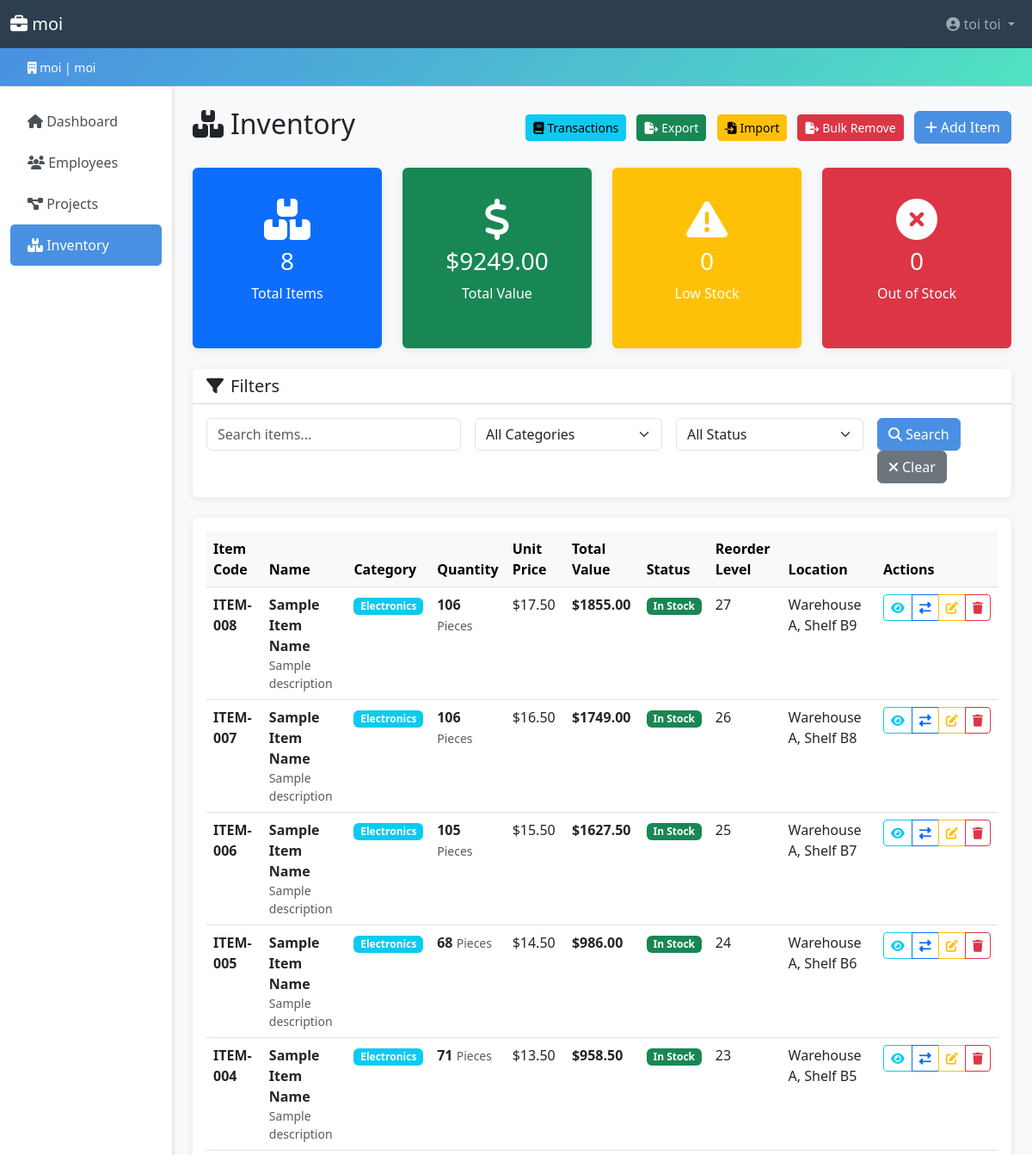
The page /inventory/ (signed in, upper part) on the database as committed earlier.
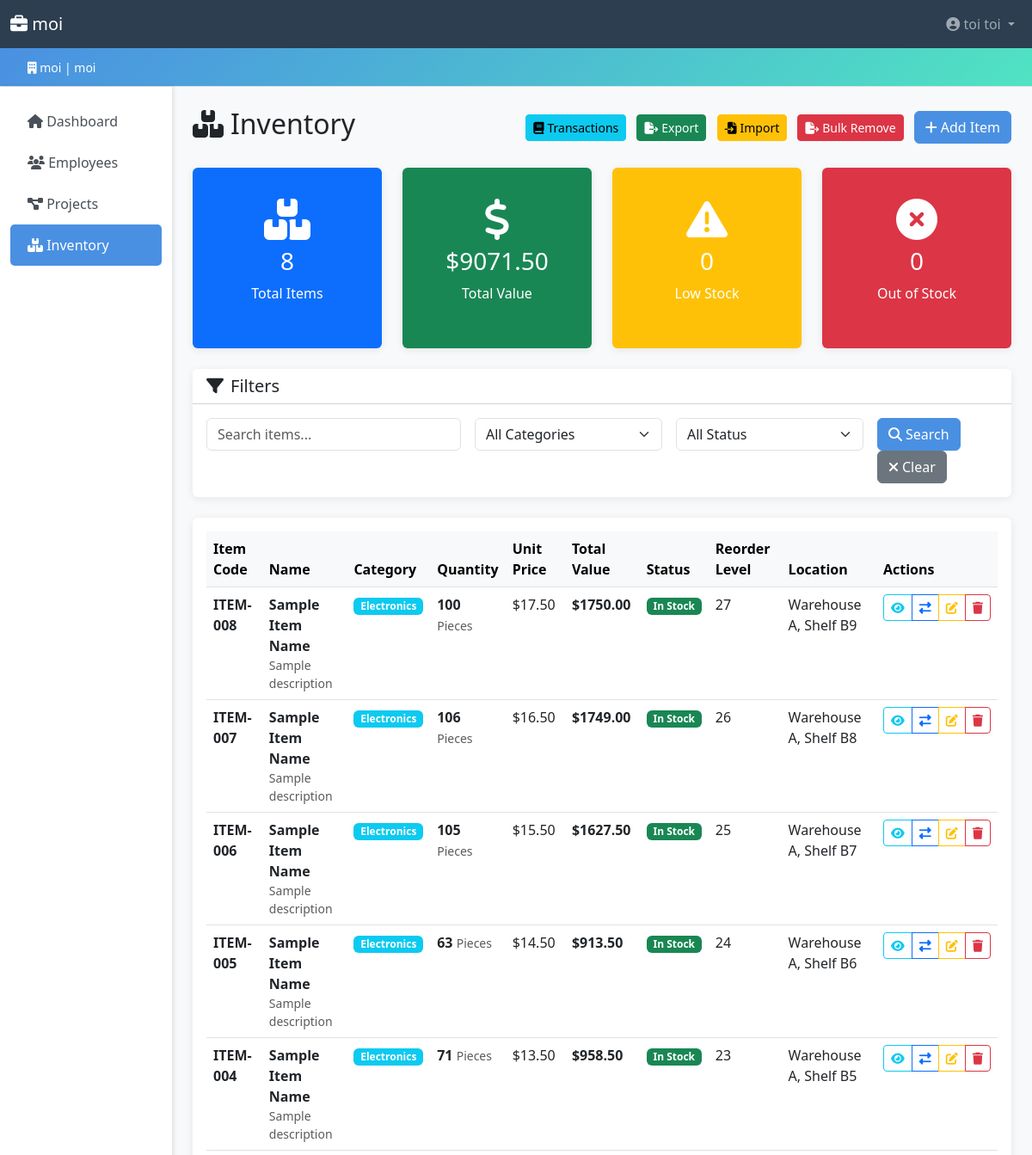
The same page on the database as committed later.
### inventory/models.py (models this page shows, shortened)
class Stock(models.Model):
    UNIT_CHOICES = [
        ('pcs', 'Pieces'),
        ('kg', 'Kilograms'),
        ('ltr', 'Liters'),
        ('box', 'Boxes'),
        ('set', 'Sets'),
    ]
    company = models.ForeignKey('accounts.Company', on_delete=models.CASCADE, related_name='stocks')
    item_code = models.CharField(max_length=50)
    name = models.CharField(max_length=200)
    category = models.ForeignKey(StockCategory, on_delete=models.SET_NULL, null=True, related_name='items')
    description = models.TextField(blank=True)
    quantity = models.IntegerField(validators=[MinValueValidator(0)])
    unit = models.CharField(max_length=10, choices=UNIT_CHOICES, default='pcs')
    unit_price = models.DecimalField(max_digits=10, decimal_places=2, validators=[MinValueValidator(0)])
    reorder_level = models.IntegerField(validators=[MinValueValidator(0)])
    supplier_name = models.CharField(max_length=200)
    supplier_contact = models.CharField(max_length=100, blank=True)
    location = models.CharField(max_length=200, blank=True)
    last_restocked = models.DateField(null=True, blank=True)
    created_by = models.ForeignKey(settings.AUTH_USER_MODEL, on_delete=models.SET_NULL, null=True)
    created_at = models.DateTimeField(auto_now_add=True)
    updated_at = models.DateTimeField(auto_now=True)
    class Meta:
        unique_together = ['company', 'item_code']
        ordering = ['-created_at']
    @property
    def total_value(self):
        return self.quantity * self.unit_price
    @property
    def needs_reorder(self):
        return self.quantity <= self.reorder_level

class StockCategory(models.Model):
    company = models.ForeignKey('accounts.Company', on_delete=models.CASCADE, related_name='stock_categories')
    name = models.CharField(max_length=100)
    description = models.TextField(blank=True)
    class Meta:
        unique_together = ['company', 'name']
        ordering = ['name']
        verbose_name_plural = 'Stock Categories'

### inventory/views.py (the view, shortened to what this page needs)
# urls.py: path('', views.stock_list, name='stock_list'),
@login_required
def stock_list(request):
    company = request.user.company
    stocks = Stock.objects.filter(company=company).select_related(
        'category', 'created_by'
    ).order_by('-created_at')
    query = request.GET.get('q', '').strip()
    category_id = request.GET.get('category', '')
    if category_id:
        stocks = stocks.filter(category_id=category_id)
    status = request.GET.get('status', '')
    if status == 'low':
        stocks = stocks.filter(quantity__lte=F('reorder_level'))
    elif status == 'out':
        stocks = stocks.filter(quantity=0)
    elif status == 'in_stock':
        stocks = stocks.filter(quantity__gt=F('reorder_level'))
    categories = StockCategory.objects.filter(company=company).order_by('name')
    total_items = stocks.count()
    total_value = sum(stock.total_value for stock in stocks)
    low_stock_items = stocks.filter(quantity__lte=F('reorder_level')).count()
    out_of_stock_items = stocks.filter(quantity=0).count()
    context = {
        'stocks': stocks,
        'categories': categories,
        'query': query,
        'selected_category': category_id,
        'selected_status': status,
        'total_items': total_items,
        'total_value': total_value,
        'low_stock_items': low_stock_items,
        'out_of_stock_items': out_of_stock_items,
    }
    return render(request, 'inventory/stock_list.html', context)

### accounts/context_processors.py (called while the page is built)
def company_context(request):
    company = None
    is_company_admin = False
    user = getattr(request, 'user', None)
    if user and user.is_authenticated:
        company = user.company
        is_company_admin = user.is_company_admin
    return {
        'company': company,
        'is_company_admin': is_company_admin,
    }

### templates/inventory/stock_list.html (shortened to what the changed rows need)
{% extends 'base.html' %}
{% block content %}
<div class="d-flex justify-content-between align-items-center mb-4">
    <h2><i class="fas fa-boxes me-2"></i>Inventory</h2>
</div>
<div class="row mb-4">
    <div class="col-md-3">
        <div class="card stat-card bg-success text-white">
            <div class="card-body text-center">
                <i class="fas fa-dollar-sign fa-2x mb-2"></i>
                <h3>${{ total_value|floatformat:2 }}</h3>
                <p>Total Value</p>
            </div>
        </div>
    </div>
</div>
<div class="card">
    <div class="card-body">
        <div class="table-responsive">
            <table class="table table-hover">
                <thead class="table-light">
                    <tr>
                        <th>Item Code</th>
                        <th>Name</th>
                        <th>Category</th>
                        <th>Quantity</th>
                        <th>Unit Price</th>
                        <th>Total Value</th>
                        <th>Status</th>
                        <th>Reorder Level</th>
                        <th>Location</th>
                        <th>Actions</th>
                    </tr>
                </thead>
                <tbody>
                    {% for stock in stocks %}
                    <tr class="{% if stock.needs_reorder %}table-warning{% endif %}">
                        <td>
                            <strong>{{ stock.item_code }}</strong>
                        </td>
                        <td>
                            <strong>{{ stock.name }}</strong>
                            {% if stock.description %}
                            <div class="text-muted small">{{ stock.description|truncatechars:50 }}</div>
                            {% endif %}
                        </td>
                        <td>
                            {% if stock.category %}
                            <span class="badge bg-info">{{ stock.category.name }}</span>
                            {% else %}
                            <span class="text-muted">—</span>
                            {% endif %}
                        </td>
                        <td>
                            <span class="fw-bold">{{ stock.quantity }}</span>
                            <small class="text-muted">{{ stock.get_unit_display }}</small>
                        </td>
                        <td>${{ stock.unit_price|floatformat:2 }}</td>
                        <td>
                            <strong>${{ stock.total_value|floatformat:2 }}</strong>
                        </td>
                        <td>
                            {% if stock.needs_reorder %}
                            <span class="badge bg-danger">Low Stock</span>
                            {% elif stock.quantity == 0 %}
                            <span class="badge bg-secondary">Out of Stock</span>
                            {% else %}
                            <span class="badge bg-success">In Stock</span>
                            {% endif %}
                        </td>
                        <td>{{ stock.reorder_level }}</td>
                        <td>{{ stock.location|default:"—" }}</td>
                        <td>
                            <div class="btn-group btn-group-sm" role="group">
                                <a href="{% url 'inventory:stock_detail' stock.pk %}"
                                   class="btn btn-outline-info" title="View">
                                    <i class="fas fa-eye"></i>
                                </a>
                                <a href="{% url 'inventory:stock_transaction' stock.pk %}"
                                   class="btn btn-outline-primary" title="Transaction">
                                    <i class="fas fa-exchange-alt"></i>
                                </a>
                                <a href="{% url 'inventory:stock_edit' stock.pk %}"
                                   class="btn btn-outline-warning" title="Edit">
                                    <i class="fas fa-edit"></i>
                                </a>
                                <a href="{% url 'inventory:stock_delete' stock.pk %}"
                                   class="btn btn-outline-danger" title="Delete">
                                    <i class="fas fa-trash"></i>
                                </a>
                            </div>
                        </td>
                    </tr>
                    {% endfor %}
                </tbody>
            </table>
        </div>
    </div>
</div>
{% endblock %}

Rows that differ between the two databases and show on the page:
changed Stock "ITEM-008": quantity "106" → "100"; total_value "1855.00" → "1750.00"
changed Stock "ITEM-005": quantity "68" → "63"; total_value "986.00" → "913.50"
Other text that changed with them:
{{ total_value|floatformat:2 }}: "9249.00" → "9071.50"
